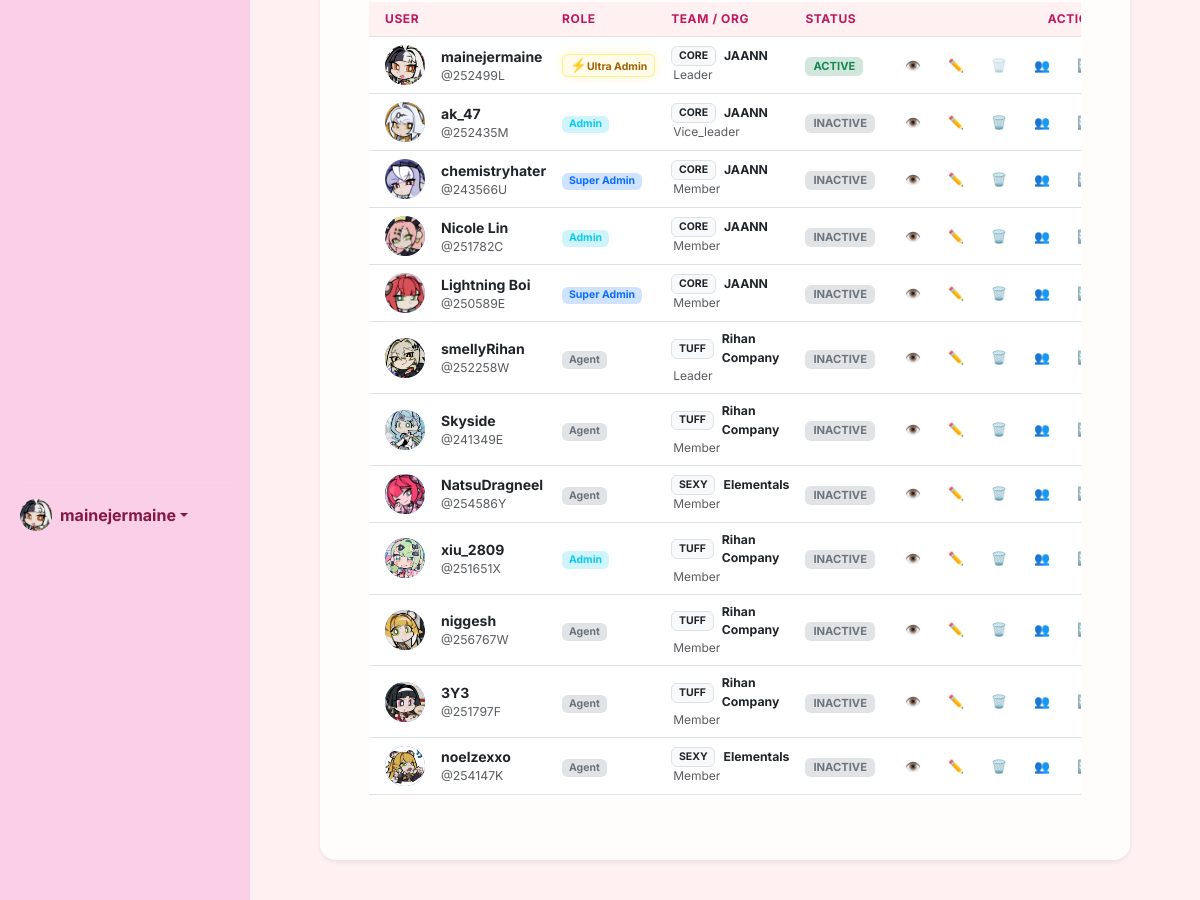
Page /admin/create-account (signed in, middle part) on the earlier database version.
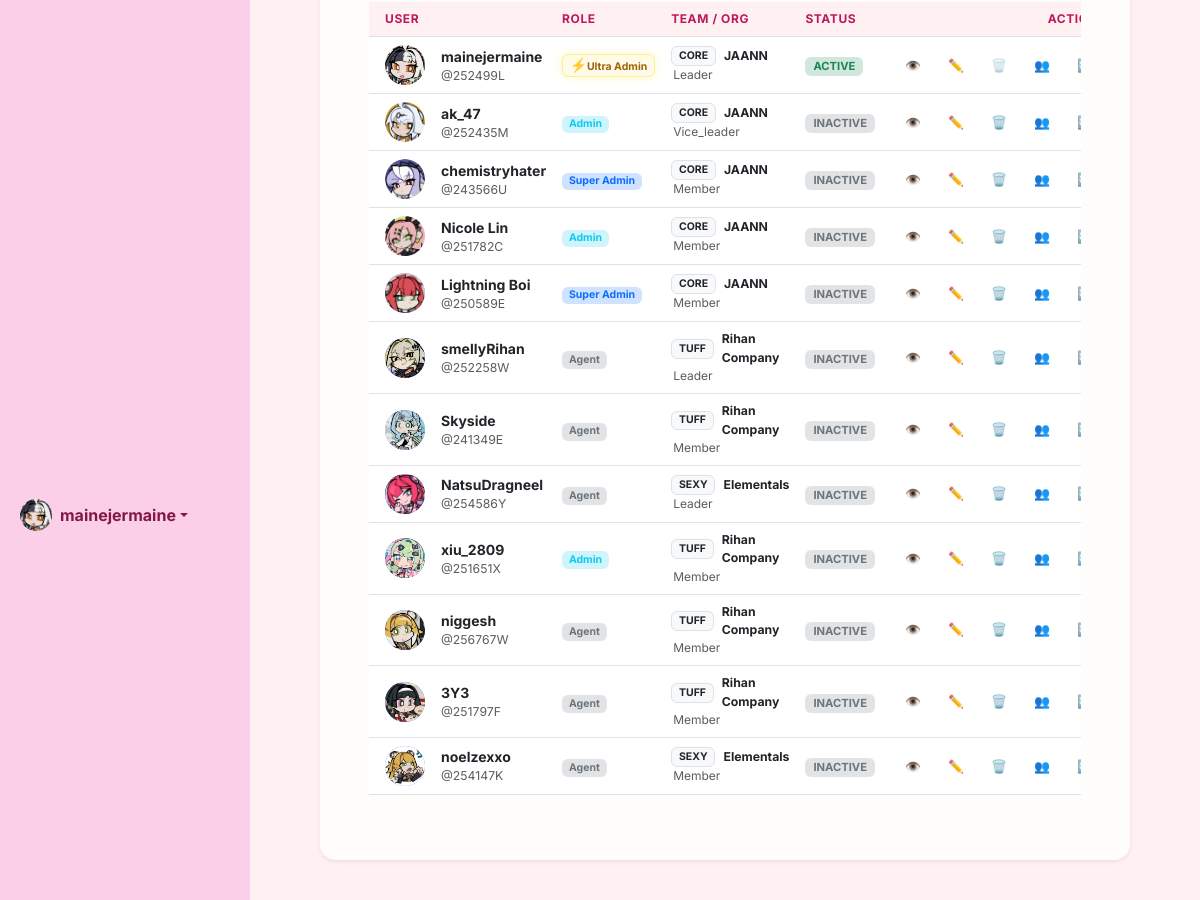
Same page on the later database version.
### app.py (models this page shows, shortened)
class User(db.Model):
    id = db.Column(db.Integer, primary_key=True)
    username = db.Column(db.String(80), unique=True, nullable=False)
    password = db.Column(db.String(200), nullable=False)
    name = db.Column(db.String(100), default='Admin')
    bio = db.Column(db.Text, default='')
    profile_picture = db.Column(db.String(200), default='https://ui-avatars.com/api/?name=Admin&background=random')
    role = db.Column(db.String(20), default='agent') # super_admin, agent
    preferences = db.Column(db.Text, default='{}') # Stores dashboard layout/stats as JSON
    last_active = db.Column(db.String(50))
    team_id = db.Column(db.Integer, db.ForeignKey('team.id'), nullable=True)
    team_role = db.Column(db.String(20)) # leader, vice_leader, member
    last_active_team_chat = db.Column(db.String(50)) # Timestamp of last time user viewed team chat
    @property
    def status_display(self):
        if not self.last_active:
            return "Inactive"
        try:
            from datetime import datetime
            last = datetime.strptime(self.last_active, '%Y-%m-%d %H:%M:%S')
            now = datetime.now()
            diff = now - last
            minutes = divmod(diff.total_seconds(), 60)[0]
            if minutes < 5:
                return "Active"
            elif minutes < 60:
                return f"Last active {int(minutes)} mins ago"
            elif minutes < 1440:
                return f"Last active {int(minutes // 60)} hours ago"
            else:
                return f"Last active {int(minutes // 1440)} days ago"
        except:
            return "Inactive"

class Team(db.Model):
    id = db.Column(db.Integer, primary_key=True)
    name = db.Column(db.String(100), unique=True, nullable=False)
    profile_picture = db.Column(db.String(255), default='https://ui-avatars.com/api/?name=Team&background=random')
    description = db.Column(db.Text, default='')
    role = db.Column(db.String(50)) # e.g., "Corporate Sales", "Customer Support"
    department = db.Column(db.String(50))
    team_score = db.Column(db.Integer, default=0)
    team_tag = db.Column(db.String(50))
    created_at = db.Column(db.String(50))
    members = db.relationship('User', backref='team_obj', foreign_keys='User.team_id', lazy=True)

### app.py (the view, shortened to what this page needs)
@app.route('/admin/create-account', methods=['GET', 'POST'])
def admin_create_account():
    if not session.get('logged_in'):
        return redirect(url_for('login'))
    current_user = User.query.get(session.get('user_id'))
    if current_user.username != '252499L' and current_user.role not in ['super_admin', 'admin']:
        return render_template('404.html'), 404
    promotion_requests = []
    total_super_admins = 0
    if current_user.role in ['super_admin', 'ultra_admin']:
        promotion_requests = PromotionRequest.query.filter_by(status='pending').all()
        total_super_admins = User.query.filter_by(role='super_admin').count()
    return render_template('create_account.html',
                           users=User.query.all(),
                           teams=Team.query.all(),
                           promotion_requests=promotion_requests,
                           total_super_admins=total_super_admins,
                           me=current_user)

### app.py (called while the page is built)
@app.context_processor
def context_processor():
    from flask import g
    return dict(
        team_pending_requests_count=getattr(g, 'team_pending_requests_count', 0),
        unread_team_messages=getattr(g, 'unread_team_messages', False)
    )

@app.context_processor
def inject_user_preferences():
    theme = 'light'
    if has_request_context() and 'user_id' in session:
        user_id = session.get('user_id')
        user = User.query.get(user_id)
        if user and user.preferences:
            try:
                import json
                prefs = json.loads(user.preferences)
                theme = prefs.get('theme', 'light')
            except:
                pass
    return dict(current_theme=theme)

### templates/create_account.html (shortened to what the changed rows need)
<!DOCTYPE html>
<html lang="en">
<head>
    <link href="https://cdn.jsdelivr.net/npm/bootstrap@5.3.0/dist/css/bootstrap.min.css" rel="stylesheet">
    <link rel="stylesheet" href="https://cdn.jsdelivr.net/npm/bootstrap-icons@1.11.1/font/bootstrap-icons.css">
    <link rel="stylesheet" href="{{ url_for('static', filename='style.css') }}">
</head>
<body id="page-admin-accounts"
    class="{% if current_theme and current_theme != 'light' %}theme-{{ current_theme }}{% endif %}">
    <main class="main">
        <div class="content-body" style="padding: 30px;">
            <div class="card shadow-sm border-0" style="border-radius: 16px;">
                <div class="card-body p-4">
                    <div class="table-responsive">
                        <table class="table table-hover align-middle" id="accountsTable">
                            <thead class="table-light">
                                <tr>
                                    <th class="ps-3">User</th>
                                    <th>Role</th>
                                    <th>Team / Org</th>
                                    <th>Status</th>
                                    <th class="text-end pe-3">Actions</th>
                                </tr>
                            </thead>
                            <tbody>
                                {% for user in users %}
                                <tr>
                                    <td class="ps-3">
                                        <div class="d-flex align-items-center">
                                            <div class="avatar-circle me-3"
                                                style="width: 40px; height: 40px; border-radius: 50%; overflow: hidden;">
                                                {% if user.profile_picture and 'http' in user.profile_picture %}
                                                <img src="{{ user.profile_picture }}" alt="User"
                                                    style="width: 100%; height: 100%; object-fit: cover;">
                                                {% elif user.profile_picture %}
                                                <img src="{{ url_for('static', filename='uploads/' + user.profile_picture) }}"
                                                    alt="User" style="width: 100%; height: 100%; object-fit: cover;">
                                                {% else %}
                                                <div
                                                    class="bg-light text-primary d-flex align-items-center justify-content-center w-100 h-100 fw-bold">
                                                    {{ user.username[0] | upper }}
                                                </div>
                                                {% endif %}
                                            </div>
                                             <div style="cursor: pointer;" onclick="showAgentProfile('{{ user.id }}')">
                                                 <div class="fw-bold">{{ user.name }}</div>
                                                 <div class="text-muted small">@{{ user.username }}</div>
                                             </div>
                                        </div>
                                    </td>
                                    <td>
                                        {% if user.role == 'ultra_admin' %}
                                        <span class="badge role-ultra-admin">Ultra Admin</span>
                                        {% elif user.role == 'super_admin' %}
                                        <span class="badge bg-primary-subtle text-primary">Super Admin</span>
                                        {% elif user.role == 'admin' %}
                                        <span class="badge bg-info-subtle text-info">Admin</span>
                                        {% else %}
                                        <span class="badge bg-secondary-subtle text-secondary">Agent</span>
                                        {% endif %}
                                    </td>
                                    <td>
                                        {% if user.team_obj %}
                                        <div class="d-flex align-items-center" style="cursor: pointer;"
                                            onclick="showTeamDetails('{{ user.team_id }}')">
                                            <span class="badge bg-light text-dark border me-2">{{ user.team_obj.team_tag
                                                or 'TEAM' }}</span>
                                            <span class="small fw-bold">{{ user.team_obj.name }}</span>
                                        </div>
                                        <div class="small text-muted" style="font-size: 0.75rem; margin-left: 2px;">
                                            {{ user.team_role | title if user.team_role else 'Member' }}
                                        </div>
                                        {% else %}
                                        <span class="text-muted small">No Team</span>
                                        {% endif %}
                                    </td>
                                    <td>
                                        {% set status = user.status_display %}
                                        <span
                                            class="badge {% if 'Active' in status %}bg-success-subtle text-success{% else %}bg-secondary-subtle text-secondary{% endif %} px-2 py-1"
                                            style="font-size: 0.7rem;">
                                            {{ status | upper }}
                                        </span>
                                    </td>
                                    <td class="text-end pe-3" data-search-team="{{ user.team_id or 'none' }}"
                                        data-search-role="{{ user.role }}"
                                        data-search-status="{{ 'Active' if 'Active' in status else 'Inactive' }}">
                                        <div class="btn-group">
                                            <button class="btn btn-sm btn-outline-primary"
                                                onclick="showAgentProfile('{{ user.id }}')" title="View Profile">
                                                👁️
                                            </button>
                                            {% set can_edit = (session.get('user_role') in ['ultra_admin',
                                            'super_admin']) or
                                            (session.get('user_role') == 'admin' and user.role == 'agent') %}
                                            <button class="btn btn-sm btn-outline-warning"
                                                onclick="editUser('{{ user.id }}')" title="Edit Account" >
                                                ✏️
                                            </button>
                                            {% set can_delete = (session.get('user_role') == 'ultra_admin') or
                                            (session.get('user_role') == 'super_admin' and user.role not in
                                            ['super_admin', 'ultra_admin']) or
                                            (session.get('user_role') == 'admin' and user.role == 'agent') %}
                                            {% if session.get('user_id') == user.id %}
                                            {% set can_delete = false %}
                                            {% endif %}
                                            {% if user.username == '252499L' %}
                                            {% set can_delete = false %}
                                            {% endif %}
                                            <button class="btn btn-sm btn-outline-danger"
                                                onclick="confirmDeleteUser('{{ user.id }}', '{{ user.username }}')"
                                                title="Delete Account" >
                                                🗑️
                                            </button>
                                            {% if user.team_id %}
                                            <button class="btn btn-sm btn-outline-info"
                                                onclick="showTeamDetails('{{ user.team_id }}')" title="View Team Profil">
                                                👥
                                            </button>
                                            {% else %}
                                            <button class="btn btn-sm btn-outline-secondary" disabled title="No Team">
                                                👥
                                            </button>
                                            {% endif %}
                                            {% if session.get('user_role') in ['ultra_admin', 'super_admin'] or
                                            (session.get('user_role') == 'admin' and user.role == 'agent') %}
                                            <button class="btn btn-sm btn-outline-dark"
                                                onclick="initiateMoveUser('{{ user.id }}')" title="Reassign Team">
                                            </button>
                                            {% endif %}
                                        </div>
                                    </td>
                                </tr>
                                {% endfor %}
                            </tbody>
                        </table>
                    </div>
                </div>
            </div>
        </div>
    </main>
</body>
</html>

Differences in the rows shown:
changed User "NatsuDragneel": team_role "Member" → "Leader"
